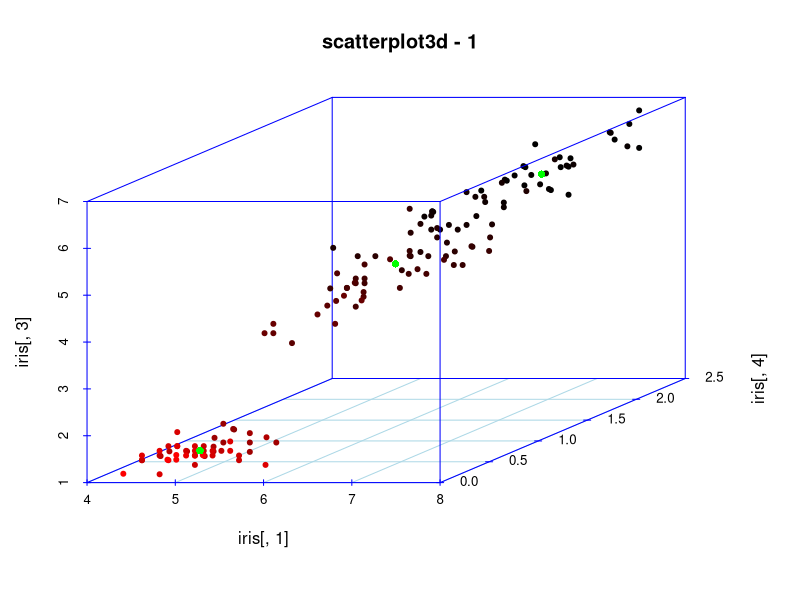
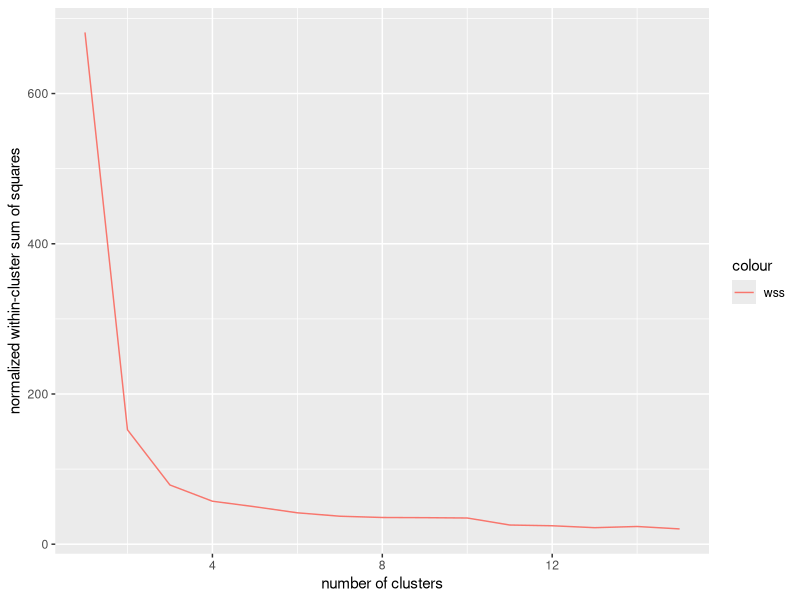

These figures' R source, in order:
#@author: Andrea Giovannini
#This file is copyright protected - do not redistribute
# kmeans, wss versus k

library(scatterplot3d)
library(ggplot2)
set.seed(123)
head(iris)
s3d = scatterplot3d(iris[,1],iris[,4],iris[,3], highlight.3d=TRUE, col.axis="blue", col.grid="lightblue", main="scatterplot3d - 1", pch=20)

iris_data = as.matrix(iris[,1:4])
number_of_clusters = 3
km = kmeans(iris_data,centers=number_of_clusters)#,iter.max = )
km$cluster
km$centers
km$totss
km$withinss
km$tot.withinss
km$betweenss

s3d$points3d(km$centers[,1],km$centers[,4],km$centers[,3], pch = 16, col = "green")

wss_vs_k = function(df) {
  # value with only one cluster
  wss = (nrow(df)-1)*sum(apply(df,2,var))
  # value for the other clusters
  for (i in 2:15) wss[i] = sum(kmeans(df,
                                      centers=i)$withinss)
  return(cbind(1:15,wss))
}
out=wss_vs_k(iris_data)
dfout= data.frame(out)
colnames(dfout) = c("xplot","wss")

ggplot(dfout,aes(xplot)) +
  geom_line(aes(y = wss, colour = "wss")) + 
  labs(y="normalized within-cluster sum of squares") +
  labs(x="number of clusters")
